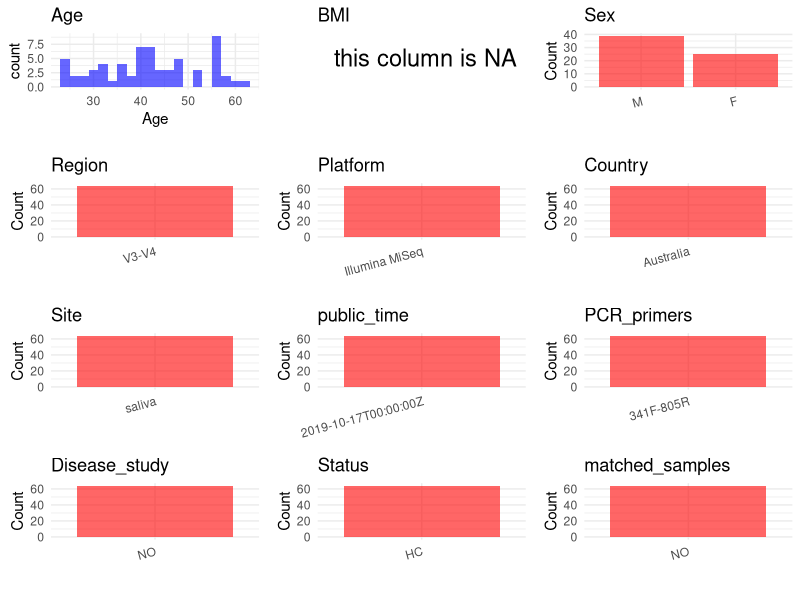

This figure's R source: (Note: this script raises an error after producing the figure.)
## ---- chunk 1
# Load necessary libraries
library(dplyr)
library(ggplot2)
library(cowplot)

# Set working directory (update this path to your local directory)
setwd("D:/oral_project/PRJNA558132")

# Read the initial metadata files
initial_meta<-read.csv("SraRunTable.csv",header = T)

# Combine the two metadata files
#meta <- rbind(initial_meta, initial_meta1)

#Remove entries non-oral samples
#initial_meta <- subset(initial_meta,isolate %in% c("saliva","tongue coat"))

# Check the number of samples containing "HT" in Sample.Name (e.g., healthy controls)
#nrow(subset(meta, grepl("HT", Sample.Name)))

# Display the first few rows of the metadata
head(initial_meta)
## ---- chunk 2
# Create a uniform metadata dataframe
metadata <- data.frame(
  BioProject = initial_meta$BioProject,
  Run = initial_meta$Run,
  sample_name = initial_meta$Sample.Name,
  Age = initial_meta$AGE,
  BMI = NA,
  Sex = initial_meta$gender,
  Region = "V3-V4",
  Platform = initial_meta$Instrument,
  Country = initial_meta$geo_loc_name_country,
  Site = gsub("human|metagenome| ", "", initial_meta$Organism),
  public_time = initial_meta$ReleaseDate,
  stringsAsFactors = FALSE
)
## ---- chunk 3
# Add information obtained from the publication
metadata$PCR_primers <- "341F-805R"
metadata$title <- "Factors Contributing to Interindividual Variation in Retronasal Odor Perception from Aroma Glycosides: The Role of Odorant Sensory Detection Threshold Oral Microbiota and Hydrolysis in Saliva"
metadata$Disease_study <- "NO"
# Assign disease status based on sample_name patterns
metadata$Status<-"HC"

#get subjects id according to sample id
metadata$sample_name<-gsub("IND","",metadata$sample_name)
#get subjects id with Saliva available
keep_subjects<-subset(metadata,Site %in% "saliva")
#remove subjects without Saliva samples
metadata<-subset(metadata,sample_name %in% keep_subjects$sample_name)
#get subjects sampling counts
sample_counts <- table(metadata$sample_name)
# Create matched_samples column, any subjects have >=2 samples will be label "YES", otherwise "NO"
metadata$matched_samples <- ifelse(metadata$sample_name %in% names(sample_counts[sample_counts >= 2]), "YES", "NO")
## ---- chunk 4
metadata <- metadata %>%
  mutate(             # 全部转小写，方便统一处理
    Sex = case_when(
      Sex == "female" ~ "F",
      Sex == "male" ~ "M",
    )
  )
## ---- chunk 5
# Check the number of unique runs and sample names
print(paste("Number of unique runs:", length(unique(metadata$Run))))
print(paste("Number of unique sample names:", length(unique(metadata$sample_name))))
## ---- chunk 6
# Select columns for visualization
plot_data <- metadata %>%
  select(-BioProject, -Run, -sample_name, -title)

# Function to create simple plots for each column
create_simple_plots <- function(data) {
  plots <- list()
  
  for (col in colnames(data)) {
    # Check if the column is all NA
    if (all(is.na(data[[col]]))) {
      # Create an empty plot with text indicating all NA
      p <- ggplot() +
        annotate("text", x = 0.5, y = 0.5, label = "this column is NA", size = 6) +
        labs(title = col) +
        theme_void()
    } else if (is.numeric(data[[col]])) {
      # Numeric variable: histogram
      p <- ggplot(data, aes(x = .data[[col]])) +
        geom_histogram(fill = "blue", alpha = 0.6, bins = 20, na.rm = TRUE) +
        labs(title = col) +
        theme_minimal()
    } else {
      # Categorical variable: bar plot (remove NA values)
      count_data <- as.data.frame(table(data[[col]], useNA = "ifany"))
      p <- ggplot(count_data, aes(x = reorder(Var1, -Freq), y = Freq)) +
        geom_col(fill = "red", alpha = 0.6) +
        labs(title = col, x = NULL, y = "Count") +
        theme_minimal() +
        theme(axis.text.x = element_text(angle = 15, hjust = 1))
    }
    plots[[col]] <- p
  }
  
  return(plots)
}

# Generate and arrange plots
plots <- create_simple_plots(plot_data)
p<-plot_grid(plots$Age, 
          plots$BMI, 
          plots$Sex, 
          plots$Region, 
          plots$Platform, 
          plots$Country, 
          plots$Site,
          plots$public_time, 
          plots$PCR_primers,
          plots$Disease_study,
          plots$Status,
          plots$matched_samples,# add 
          ncol = 3, align = "hv", axis = "lb")
ggsave("Metadata_Summary.png", plot = p, width = 8, height = 6, dpi = 150)
## ---- chunk 7
knitr::include_graphics("Metadata_Summary.png")
## ---- chunk 8
# Reorder columns to match the desired format
metadata <- metadata[, c(
  "BioProject", "Run", "sample_name", "Age", "BMI", "Sex", 
  "Region", "Platform", "Country", "Site", "public_time", 
  "PCR_primers", "title", "Disease_study", "Status","matched_samples"
)]

# Export the uniform metadata to a CSV file
write.csv(metadata, file = "metadata.csv", quote = TRUE)
head(metadata)
